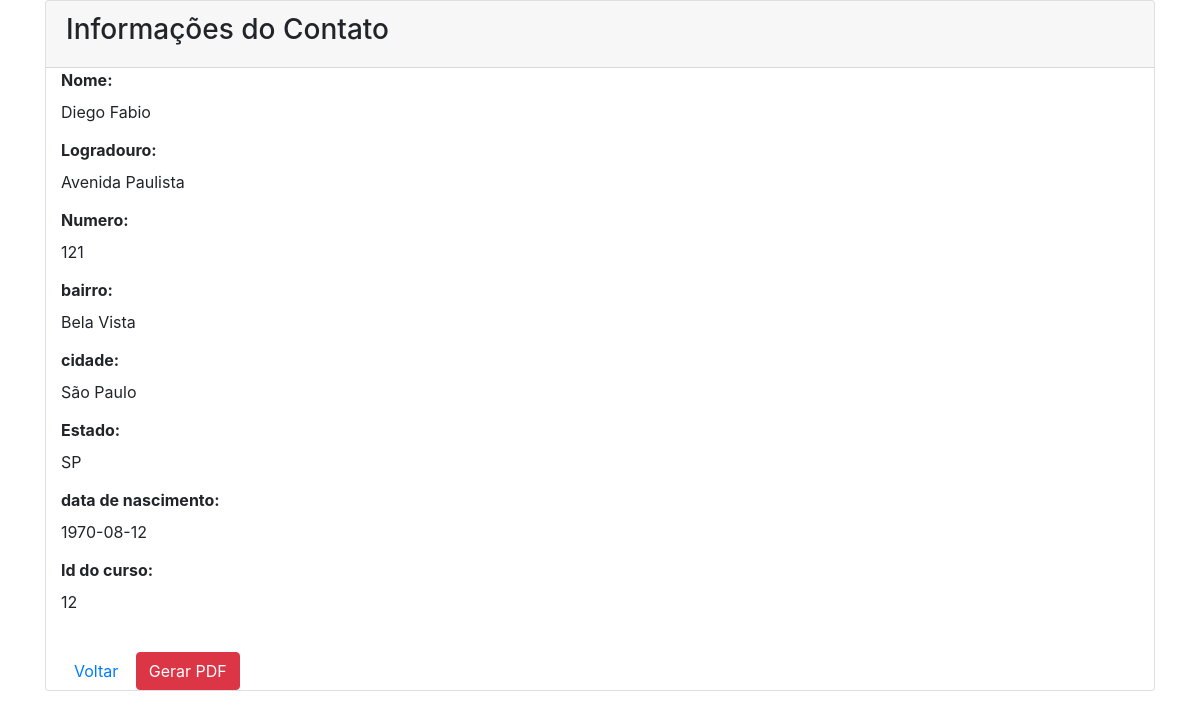
/aluno/read.php?id_aluno=27, run on the app's committed database.
### tables this page shows
CREATE TABLE IF NOT EXISTS `pessoa` (
  `id_aluno` int(11) UNSIGNED NOT NULL AUTO_INCREMENT,
  `nome` varchar(50) NOT NULL,
  `logradouro` varchar(80) NOT NULL,
  `numero` varchar(35) NOT NULL,
  `bairro` varchar(40) NOT NULL,
  `cidade` varchar(80) NOT NULL,
  `estado` varchar(80) NOT NULL,
  `cep` varchar(80) NOT NULL,
  `data_nascimento` date DEFAULT NULL,
  `id_curso` varchar(100) NOT NULL,
  `data_criacao` datetime DEFAULT NULL,
  PRIMARY KEY (`id_aluno`)
);

### aluno/read.php (the view, shortened to what this page needs)
<?php
    $id = null;
    if(!empty($_GET['id_aluno']))
    {
        $id = $_REQUEST['id_aluno'];
    }
    if(null==$id)
    {
        header("Location: index.php");
    }
    else
    {
       $pdo = Banco::conectar();
       $pdo->setAttribute(PDO::ATTR_ERRMODE, PDO::ERRMODE_EXCEPTION);
       $sql = "SELECT * FROM pessoa where id_aluno = ?";
       $q = $pdo->prepare($sql);
       $q->execute(array($id));
       $data = $q->fetch(PDO::FETCH_ASSOC);
    }
?>
    <!DOCTYPE html>
    <html lang="pt-br">
    <head>
        <link rel="stylesheet" href="../assets/css/bootstrap.min.css">
    </head>
    <body>
        <div  id="geraPDF" class="container">
            <div class="span10 offset1">
                  <div class="card">
    								<div class="card-header">
                    <h3 class="well">Informações do Contato</h3>
                </div>
                <div class="container">
                <div class="form-horizontal">
                    <div class="control-group">
                        <label class="control-label font-weight-bold">Nome:</label>
                        <div class="controls">
                            <label class="carousel-inner">
                                <?php echo $data['nome'];?>
                            </label>
                        </div>
                    </div>
                    <div class="control-group">
                        <label class="control-label font-weight-bold">Logradouro:</label>
                        <div class="controls">
                            <label class="carousel-inner">
                                <?php echo $data['logradouro'];?>
                            </label>
                        </div>
                    </div>
                    <div class="control-group">
                        <label class="control-label font-weight-bold">Numero:</label>
                        <div class="controls">
                            <label class="carousel-inner">
                                <?php echo $data['numero'];?>
                            </label>
                        </div>
                    </div>
                    <div class="control-group">
                        <label class="control-label font-weight-bold">bairro:</label>
                        <div class="controls">
                            <label class="carousel-inner">
                                <?php echo $data['bairro'];?>
                            </label>
                        </div>
                    </div>
                    <div class="control-group">
                        <label class="control-label font-weight-bold">cidade:</label>
                        <div class="controls">
                            <label class="carousel-inner">
                                <?php echo $data['cidade'];?>
                            </label>
                        </div>
                    </div>
                    <div class="control-group">
                        <label class="control-label font-weight-bold">Estado:</label>
                        <div class="controls">
                            <label class="carousel-inner">
                                <?php echo $data['estado'];?>
                            </label>
                        </div>
                    </div>
                    <div class="control-group">
                        <label class="control-label font-weight-bold">data de nascimento:</label>
                        <div class="controls">
                            <label class="carousel-inner">
                                <?php echo $data['data_nascimento'];?>
                            </label>
                        </div>
                    </div>
                    <div class="control-group">
                        <label class="control-label font-weight-bold">Id do curso:</label>
                        <div class="controls">
                            <label class="carousel-inner">
                                <?php echo $data['id_curso'];?>
                            </label>
                        </div>
                    </div>
                    <br/>
                    <div class="form-actions">
                        <a href="index.php" type="btn" class="btn btn-default">Voltar</a>
                        <button class="btn btn-danger" id="btnPDF">Gerar PDF</button>
                    </div>
                  </div>
                  </div>
                </div>
            </div>
        </div>
    </body>
    </html>

### data on the page
pessoa: nome "Diego Fabio", logradouro "Avenida Paulista", numero "121", bairro "Bela Vista", cidade "São Paulo", estado "SP", data_nascimento "1970-08-12", id_curso "12"
